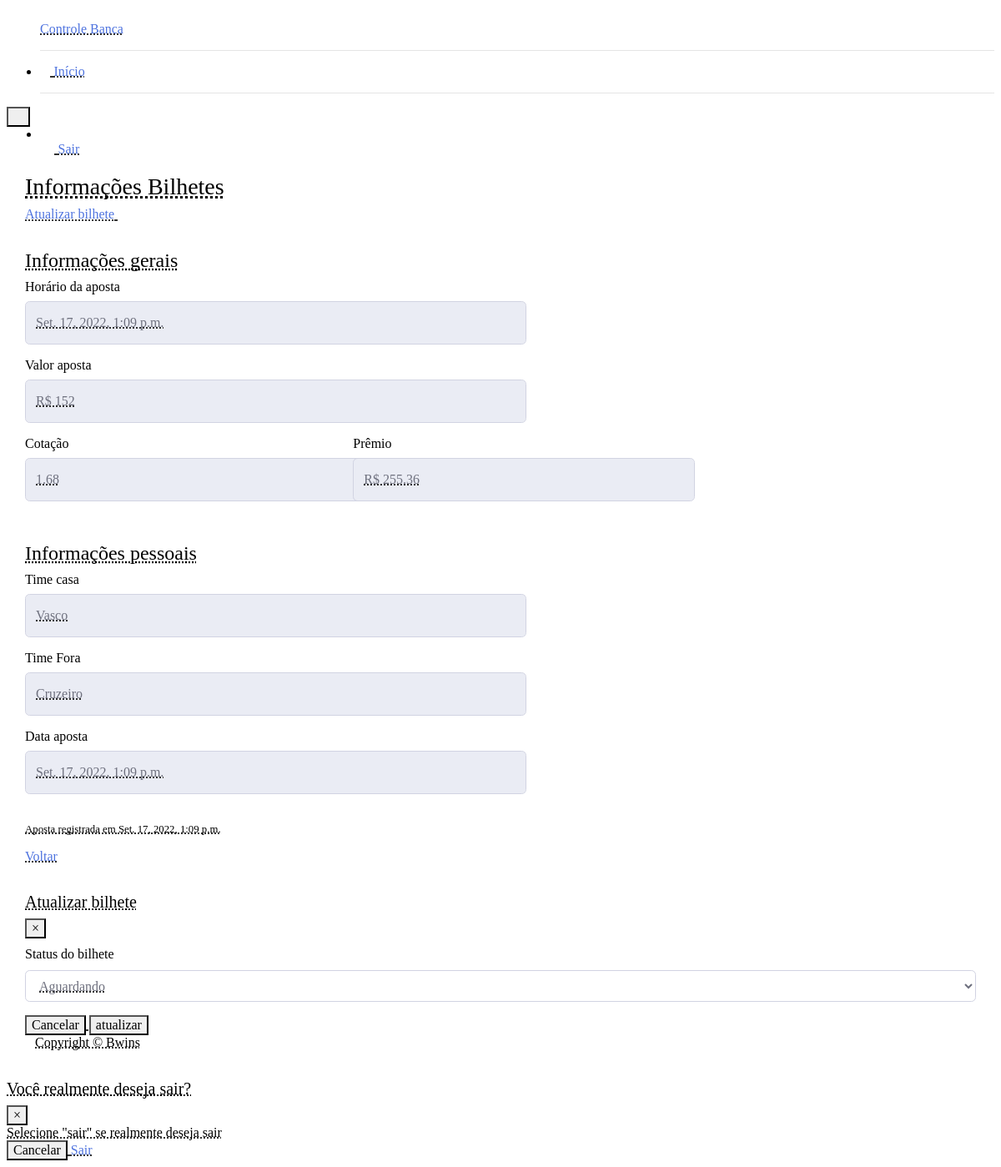
Screenshot of /bilhetes/1 with the database file from the repository.
### bilhetes/models.py (models this page shows, shortened)
class Bilhete(models.Model):
    STATUS_BILHETE = [
        ("AGUARDANDO", "Aguardando"),
        ("GREEN", "Green"),
        ("RED", "Red")
    ]
    status = models.CharField(
        verbose_name='status',
        max_length=194,
        choices=STATUS_BILHETE,
        default="AGUARDANDO"
    )
    time_casa = models.CharField(
        verbose_name="Time jogando em casa",
        max_length=194,
        blank=True,
        null=True
    )
    time_fora = models.CharField(
        verbose_name="Time jogando fora",
        max_length=194,
        blank=True,
        null=True
    )
    valor_aposta = models.IntegerField(
        verbose_name='Valor apostado R$',
    )
    cotacao = models.FloatField(
        verbose_name="Cotação"
    )
    banca_apostada = models.ForeignKey(
        'bancas.Banca',
        verbose_name='Banca que aconteceu a aposta',
        on_delete=models.PROTECT,
        blank=True,
        null=True,
    )
    horario_aposta = models.DateTimeField(
        verbose_name='Horario aposta',
        auto_now_add=True
    )
    def get_valor_aposta(self):
        valor = self.valor_aposta
        valor_formatado = f'R$ {valor}'
        return valor_formatado
    def valor_ganho(self):
        valor = self.valor_aposta
        cotacao = self.cotacao
        ganho = valor * cotacao
        ganho_total = "{:.2f}".format(ganho)
        ganho_formatado = f"R$ {ganho_total}"
        return ganho_formatado
    class Meta:
        verbose_name = 'Bilhete'
        verbose_name_plural = 'Bilhetes',
        db_table = 'bilhete'

### bilhetes/views.py (the view, shortened to what this page needs)
def informacoes_bilhete(request, id):
    bilhete = get_object_or_404(
        Bilhete,
        id=id
    )
    form = AtualizaBilheteForm()
    context = {
        "nome_pagina": "Informações Bilhetes",
        "bilhete": bilhete,
        "form": form
    }
    return render(request, "informacoes_bilhete.html", context)

### bilhetes/forms.py
class AtualizaBilheteForm(forms.ModelForm):
    status_bilhete = forms.ChoiceField(required=True)
    class Meta:
        model = Bilhete
        fields = [
            "status",
        ]
        error_messages = {
            "status": {
                "required": "Por favor, atualize o status do bilhete"
            }
        }

### templates/informacoes_bilhete.html (shortened to what this page needs)
{% extends "base.html" %}
{% load widget_tweaks %}
{% block conteudo %}
<div class="container">
    <div class="d-sm-flex align-items-center justify-content-between mb-4">
        <h1 class="h3 mb-0 text-gray-800">{{ nome_pagina }}</h1>
        <div>
            {% if bilhete.status == "AGUARDANDO" %}
            <a href="#" class="btn btn-success btn-icon-split btn-sm" data-toggle="modal" data-target="#modal1">
                <span class="text">Atualizar bilhete</span>
                <span class="icon text-white-50">
                    <i class="fas fa-user-check"></i>
                </span>
            </a>
            {% endif %}
        </div>
    <div class="card shadow mb-4">
        <div class="card-body">
            <h4 class="mb-3 text-primary">
                Informações gerais
            </h4>
            <form>
                <div class="form-row">
                    <div class="form-group col-md-6">
                        <label>Horário da aposta</label>
                        <input type="text" class="form-control" value="{{ bilhete.horario_aposta }}" disabled>
                    </div>
                    <div class="form-group col-md-6">
                        <label>Valor aposta</label>
                        <input type="text" class="form-control" value="{{ bilhete.get_valor_aposta }}" disabled>
                    </div>
                </div>
                <div class="form-row">
                    <div class="form-group col-md-4">
                        <label>Cotação</label>
                        <input type="text" class="form-control" value="{{ bilhete.cotacao }}" disabled>
                    </div>
                    <div class="form-group col-md-4">
                        <label>Prêmio</label>
                        <input type="text" class="form-control" value="{{ bilhete.valor_ganho }}" disabled>
                    </div>
                </div>
            </form>
            <h4 class="mb-3 mt-4 text-primary">
                Informações pessoais
            </h4>
            <form>
                <div class="form-row">
                    <div class="form-group col-md-6">
                        <label>Time casa</label>
                        <input type="text" class="form-control" value="{{ bilhete.time_casa }}" disabled>
                    </div>
                    <div class="form-group col-md-6">
                        <label>Time Fora</label>
                        <input type="text" class="form-control" value="{{ bilhete.time_fora }}" disabled>
                    </div>
                </div>
                <div class="form-row">
                    <div class="form-group col-md-6">
                        <label>Data aposta</label>
                        <input type="text" class="form-control" value="{{ bilhete.horario_aposta }}" disabled>
                    </div>
                </div>
            </form>
            <p class="mr-2 mt-3 mb-4 text-right">
                <small>
                    Aposta registrada em {{ bilhete.horario_aposta }}
                </small>
            </p>
            <div class="mr-1 text-right">
                <a href="{% url 'index' %}" class="btn btn-secondary text-white" type="button">
                    <span class="text">Voltar</span>
                </a>
            </div>
        </div>
    </div>
    <div class="modal fade" id="modal1" tabindex="-1" role="dialog" aria-labelledby="exampleModalLabel" aria-hidden="true">
        <div class="modal-dialog" role="document">
            <div class="modal-content">
                <div class="modal-header">
                    <h5 class="modal-title" id="exampleModalLabel">Atualizar bilhete</h5>
                    <button type="button" class="close" data-dismiss="modal" aria-label="Close">
                        <span aria-hidden="true">&times;</span>
                    </button>
                </div>
                <div class="modal-body">
                    <form method="post">
                        <div class="form-group">
                            <label for="id_status" class="col-form-label">Status do bilhete</label>
                            {% render_field form.status placeholder="Atualize o bilhete" class="form-control" %}
                        </div>
                        <div class="modal-footer">
                            <button type="button" class="btn btn-secondary" data-dismiss="modal">Cancelar</button>
                            <button type="submit" class="btn btn-primary">atualizar</button>
                        </div>
                    </form>
                </div>
            </div>
        </div>
    </div>
</div>
{% endblock %}

### rows the page displays
Bilhete: horario_aposta "Set. 17, 2022, 1:09 p.m.", get_valor_aposta "R$ 152", cotacao "1.68", valor_ganho "R$ 255.36", time_casa "Vasco", time_fora "Cruzeiro"

### other values shown
{{ nome_pagina }} "Informações Bilhetes"
